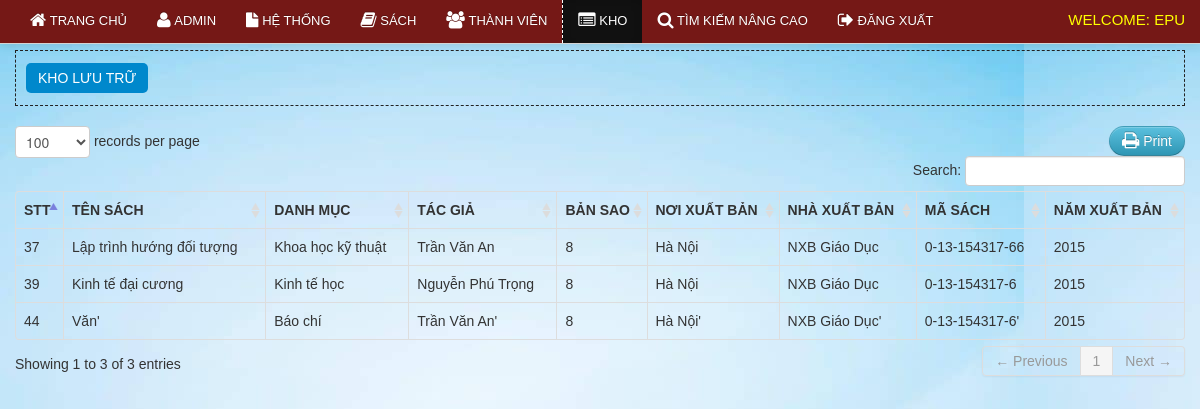
The app's page /qltv/librarian/archive.php (signed in) with its own data.
### tables this page shows
CREATE TABLE `book` (
  `book_id` int(11) NOT NULL AUTO_INCREMENT,
  `book_title` varchar(100) NOT NULL,
  `category_id` int(50) NOT NULL,
  `author` varchar(50) NOT NULL,
  `book_copies` int(11) NOT NULL,
  `book_pub` varchar(100) NOT NULL,
  `publisher_name` varchar(100) NOT NULL,
  `isbn` varchar(50) NOT NULL,
  `copyright_year` int(11) NOT NULL,
  `date_receive` varchar(20) NOT NULL,
  `date_added` datetime NOT NULL,
  `status` varchar(30) NOT NULL,
  PRIMARY KEY (`book_id`)
);

CREATE TABLE `category` (
  `category_id` int(11) NOT NULL AUTO_INCREMENT,
  `classname` varchar(50) DEFAULT NULL,
  PRIMARY KEY (`category_id`),
  UNIQUE KEY `category_id` (`category_id`),
  KEY `classid` (`category_id`)
);

### qltv/librarian/archive.php (the view, shortened to what this page needs)
<?php include('header.php'); ?>
<?php include('navbar_archive.php'); ?>
    <div class="container">
		<div class="margin-top">
			<div class="row">
			<div class="span12">
								    <ul class="nav nav-pills">
										<li   class="active"><a href="archive.php">Kho lưu trữ</a></li>
									</ul>
                            <table cellpadding="0" cellspacing="0" border="0" class="table  table-bordered" id="example">
								<div class="pull-right">
								<a href="" onclick="window.print()" class="btn btn-info"><i class="icon-print icon-large"></i> Print</a>
								</div>
                                <thead>
                                    <tr>
									    <th>STT</th>
                                        <th>Tên sách</th>
                                        <th>Danh mục</th>
										<th>Tác giả</th>
										<th class="action">Bản sao</th>
										<th>Nơi xuất bản</th>
										<th>Nhà xuất bản</th>
										<th>Mã sách</th>
										<th>Năm xuất bản</th>
                                    </tr>
                                </thead>
                                <tbody>
                                  <?php  $user_query=mysqli_query($conn,"select * from book where status = 'Kho'")or die(mysqli_error());
									while($row=mysqli_fetch_array($user_query)){
									$id=$row['book_id'];
									$cat_id=$row['category_id'];
											$cat_query = mysqli_query($conn,"select * from category where category_id = '$cat_id'")or die(mysqli_error());
											$cat_row = mysqli_fetch_array($cat_query);
									?>
									<tr class="del<?php echo $id ?>">
                                    <td><?php echo $row['book_id']; ?></td>
                                    <td><?php echo $row['book_title']; ?></td>
									<td><?php echo $cat_row ['classname']; ?> </td>
                                    <td><?php echo $row['author']; ?> </td>
                                    <td class="action"><?php echo $row['book_copies']; ?> </td>
                                     <td><?php echo $row['book_pub']; ?></td>
									 <td><?php echo $row['publisher_name']; ?></td>
									 <td><?php echo $row['isbn']; ?></td>
									 <td><?php echo $row['copyright_year']; ?></td>
                                    </tr>
									<?php  }  ?>
                                </tbody>
                            </table>
			</div>
			</div>
		</div>
    </div>
<?php include('footer.php') ?>

### qltv/librarian/header.php (shortened to what this page needs)
<!DOCTYPE html>
<html>
<head>
			<link href="../css/bootstrap.css" rel="stylesheet" media="screen">
			<link href="../css/bootstrap-responsive.css" rel="stylesheet" media="screen">
			<link href="../css/docs.css" rel="stylesheet" media="screen">
			<link href="../css/diapo.css" rel="stylesheet" media="screen">
			<link href="../css/font-awesome.css" rel="stylesheet" media="screen">
			<link rel="stylesheet" type="text/css" href="../css/style.css" />
			<link rel="stylesheet" type="text/css" href="../css/DT_bootstrap.css" />
			<link rel="stylesheet" type="text/css" media="print" href="../css/print.css" />
        <link href="../css/datepicker.css" rel="stylesheet" type="text/css" />
</head>
<body>

### qltv/librarian/navbar_archive.php (shortened to what this page needs)
 <div class="navbar navbar-fixed-top navbar-inverse">
       <div class="navbar-inner">
           <div class="container">
               <div class="nav-collapse collapse">
<ul class="nav">
<li><a href="dashboard.php"><i class="icon-home icon-large"></i>&nbsp;Trang chủ</a></li>
<li><a href="users.php"><i class="icon-user icon-large"></i>&nbsp;ADMIN</a></li>
<?php
include('dropdown.php');
?>
<li><a href="books.php"><i class="icon-book icon-large"></i>&nbsp;Sách</a></li>
<li><a href="member.php"><i class="icon-group icon-large"></i>&nbsp;Thành viên</a></li>
<li class="active"><a href="archive.php"><i class="icon-list-alt icon-large"></i>&nbsp;Kho</a></li>
<li><a href="#myModal" data-toggle="modal"><i class="icon-search icon-large"></i>&nbsp;Tìm kiếm nâng cao</a></li>
<li><a href="logout.php"><i class="icon-signout icon-large"></i>&nbsp;Đăng xuất</a></li>
</ul>
 <div class="pull-right">
	<div class="admin">Welcome: EPU</div>
                </div>
               </div>
           </div>
       </div>
   </div>

### qltv/librarian/dropdown.php (shortened to what this page needs)
<li>
<a href="borrow.php"  data-toggle="dropdown" ><i class="icon-file icon-large"></i> Hệ thống</a>
</li>

### qltv/librarian/footer.php (shortened to what this page needs)
        <link href="vendors/chosen.min.css" rel="stylesheet" media="screen">
		<link href="vendors/uniform.default.css" rel="stylesheet" media="screen">
</body>
</html>

### qltv/css/docs.css (style rules this page uses)
body { font-family:'TR Century Gothic',Helvetica,Arial,sans-serif !important; }
.btn { border-radius: 25px !important; }
.nav-tabs, .nav-pills { border: 1px dashed #222 !important; padding: 10px; }
th { text-transform:uppercase; }
.nav li a { text-transform:uppercase; }
.admin { color: yellow; font-size: 15px; margin-top: 10px; text-transform: uppercase; }
.margin-top { margin-top:50px; }
body { background: url(../img/grid_noise.png); position: relative; }
body > .navbar { font-size: 13px; }

### qltv/css/print.css (style rules this page uses)
.navbar { display:none; }
.action { display:none; }
th { text-align:left; }
td { text-align:left; border-top:1px solid; padding:2px; }
.btn { display:none; }
body { font-family:arial; font-size:13px; }
.nav { display:none; }

### records on screen
book: book_id "37", book_title "Lập trình hướng đối tượng", category.classname "Khoa học kỹ thuật", author "Trần Văn An", book_copies "8", book_pub "Hà Nội", publisher_name "NXB Giáo Dục", isbn "0-13-154317-66", copyright_year "2015"
book: book_id "39", book_title "Kinh tế đại cương", category.classname "Kinh tế học", author "Nguyễn Phú Trọng", book_copies "8", book_pub "Hà Nội", publisher_name "NXB Giáo Dục", isbn "0-13-154317-6", copyright_year "2015"
book: book_id "44", book_title "Văn'", category.classname "Báo chí", author "Trần Văn An'", book_copies "8", book_pub "Hà Nội'", publisher_name "NXB Giáo Dục'", isbn "0-13-154317-6'", copyright_year "2015"
